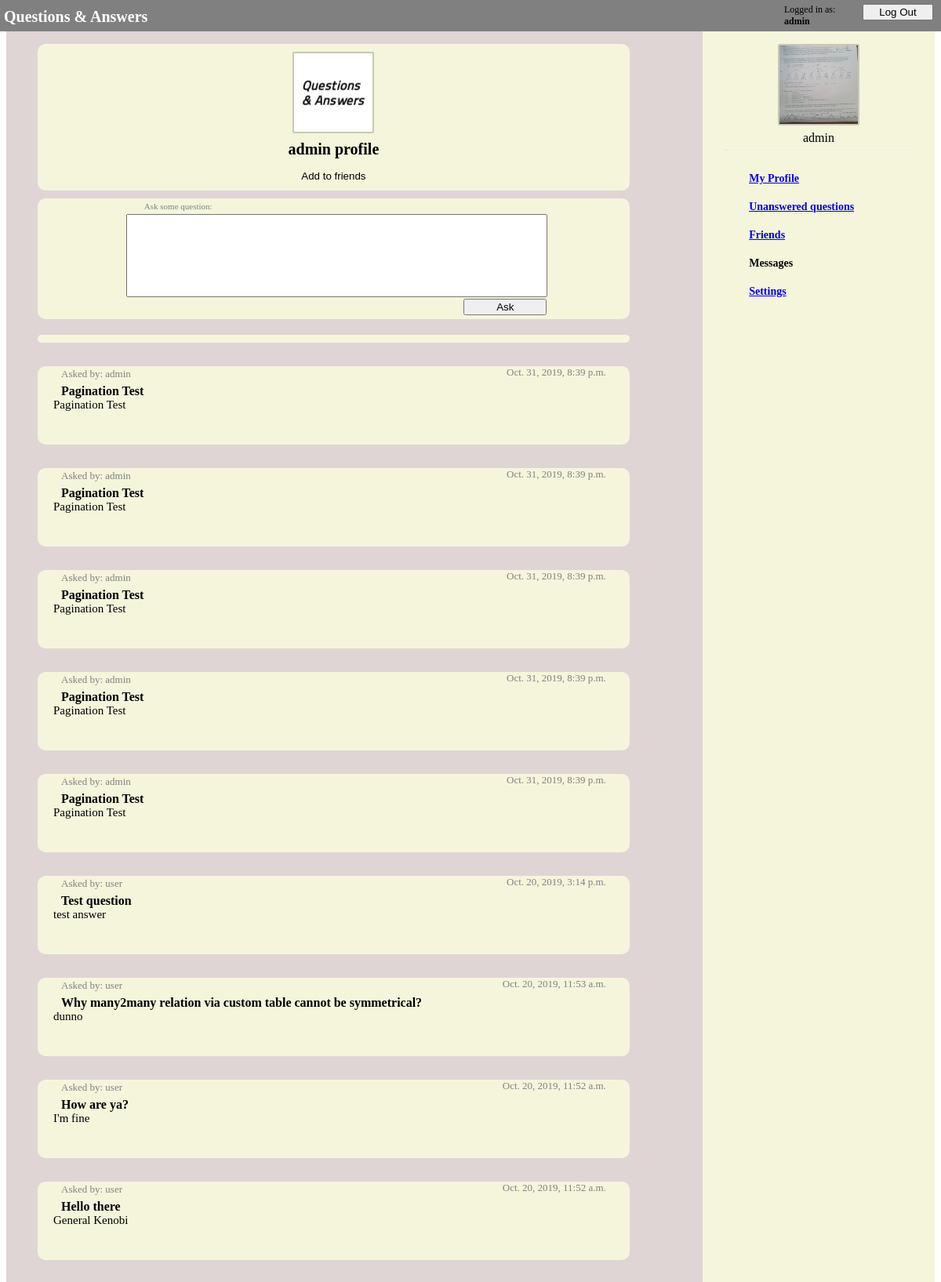
The app's page /ask/user/admin (signed in) with its own data.
### ask/models.py (models this page shows)
class UserModel(AbstractUser):
    friends = models.ManyToManyField(
        'self', through='FriendsModel', symmetrical=False)
    avatar = models.ImageField(null=True, upload_to=user_directory_path)

class QuestionModel(models.Model):
    owner = models.ForeignKey(
        UserModel, on_delete=models.CASCADE, related_name="questions_owner")
    asked_by = models.ForeignKey(
        UserModel, on_delete=models.PROTECT, related_name="questions_asked")
    content = models.CharField(max_length=1000)
    date = models.DateTimeField(auto_now_add=True)
    answer = models.OneToOneField(
        AnswerModel, null=True, on_delete=models.CASCADE)

class AnswerModel(models.Model):
    content = models.CharField(max_length=1000)
    date = models.DateTimeField(auto_now_add=True)

### ask/views.py (the view, shortened to what this page needs)
# urls.py: path('user/<str:username>', views.UserView.as_view(), name='user'),
class UserView(View, FormMixin, QuestionsMixIn, FriendsMixIn):
    form_class = QuestionForm
    def get(self, request, username):
        context = self.get_context(
            request.session['_auth_user_id'], username)
        return render(request, "ask/user.html", context=context)
    @QuestionsMixIn.add_num_unanswered_to_context
    @FriendsMixIn.add_num_invites_to_context
    @AvatarMinIn.add_avatar_to_context
    def get_context(self, logedin_user_id, username):
        viewed_user = UserModel.objects.get(username=username)
        questions_with_answers = self.questions_with_answers(viewed_user)
        is_friend_is_accepted = self.is_friend_is_accepted(
            logedin_user_id, viewed_user)
        context = {
            'username': username,
            'questions_with_answers': questions_with_answers,
            'is_friend': is_friend_is_accepted[0],
            'accepted': is_friend_is_accepted[1],
        }
        return context
    def is_friend_is_accepted(self, logedin_user_id, viewed_user):
        logedin_user = UserModel.objects.get(pk=logedin_user_id)
        try:
            friends = FriendsModel.objects.get(
                first=logedin_user, second=viewed_user)
        except FriendsModel.DoesNotExist:
            try:
                friends = FriendsModel.objects.get(
                    first=viewed_user, second=logedin_user)
            except FriendsModel.DoesNotExist:
                return False, False
            else:
                return True, friends.accepted
        else:
            return True, friends.accepted

### ask/view/MixIns.py (called while the page is built)
def get_user(user_id):
    if type(user_id) == int:
        user = UserModel.objects.get(pk=user_id)
    elif type(user_id) == str:
        user = UserModel.objects.get(pk=user_id)
    else:
        user = user_id
    return user

    def questions_with_answers(self, user):
        answered_questions = QuestionModel.objects.filter(
            owner=user).exclude(answer=None).order_by('date')[::-1]
        answers = [question.answer for question in answered_questions]
        return list(zip(answered_questions, answers))

    @staticmethod
    def add_num_unanswered_to_context(func, *args, **kwargs):
        def context_with_unanswered(self, *args, **kwargs):
            context = func(self, *args, **kwargs)
            user_id = args[0]
            context["num_unanswered"] = self.get_num_unanswered(user_id)
            return context
        return context_with_unanswered

    def get_num_unanswered(self, user_id):
        user = get_user(user_id)
        unanswered_questions = self.unanswered_questions(user)
        return len(unanswered_questions)

    def unanswered_questions(self, user):
        unanswered_questions = QuestionModel.objects.filter(
            owner=user).filter(answer=None)
        return unanswered_questions

    @staticmethod
    def add_num_invites_to_context(func, *args, **kwargs):
        def context_with_invites(self, *args, **kwargs):
            context = func(self, *args, **kwargs)
            user_id = args[0]
            context["num_invites"] = self.get_num_invites(user_id)
            return context
        return context_with_invites

    def get_num_invites(self, user_id):
        user = get_user(user_id)
        user_invites = self.user_friends(user, accepted=False)
        return len(user_invites)

    def user_friends(self, user, accepted=True):
        friends = list(user.friends.all())
        second_friends = [f.first for f in user.friends_second.all()]
        friends_accepted = [f.accepted for f in user.friendsmodel_set.all()]
        second_accepted = [f.accepted for f in user.friends_second.all()]
        friends_with_accepted = list(
            zip(friends + second_friends, friends_accepted + second_accepted))
        filtered = filter(lambda t: t[1] == accepted, friends_with_accepted)
        return [f[0] for f in filtered]

### ask/templates/ask/user.html (shortened to what this page needs)
{% extends "ask/navigation_bar.html" %}
{% load static %}
{%block styles %}
<link rel="stylesheet" type="text/css" href="{% static 'ask/navigation_bar.css' %}">
<link rel="stylesheet" type="text/css" href="{% static 'ask/questions.css' %}">
<link rel="stylesheet" type="text/css" href="{% static 'ask/user.css' %}">
{% endblock styles %}
{% block content %}
<div class="questions">
    <div class="question_user_block">
        <img src="{% static 'ask/default.png' %}" class="avatar">
        <p class="username">{{username}} profile</p>
        {% if not is_friend %}
        <form method="POST" class="add_to_friends_form" action="{% url 'ask:user' username %}">
            <input type="submit" class="add_to_friends" value="Add to friends">
        </form>
        {% endif %}
    </div>
    {% if request.session.logged_in %}
    <div class="ask_question">
        <form method="POST" action="{% url 'ask:user' username %}">
            <a class="prompt">Ask some question:</a>
            <input type="textarea" class="question_textbox" id="question_content" name="question_content" required>
            <br>
            <input type="submit" class="question_submit" value="Ask">
        </form>
    </div>
    <div class="bar_placeholder"></div>
    {% endif %}
    <div class="questions">
        {% for question, answer in questions_with_answers %}
        <div class="question_block">
            <a class="asked_by">Asked by: {{ question.asked_by.username }}</a>
            <a class="asked_date"> {{ question.date }} </a>
            <p class="question">{{ question.content }}</p>
            <p class="answer">{{ answer.content }}</p>
        </div>
        {% endfor %}
    </div>
</div>
{% endblock content %}

### ask/templates/ask/navigation_bar.html (shortened to what this page needs)
{% extends "ask/login_bar.html" %}
{% load static %}
{% block nav %}
<nav>
    <div class="nav_avatar_position">
        {% if user_avatar %}
        <img src="{{ user_avatar.url }}" class="nav_avatar">
        {% else %}
        <img src="{% static 'ask/default.png' %}" class="nav_avatar">
        {% endif %}
        <p class="nav_username">{{request.session.username}}</p>
        <hr class="nav_line">
    </div>
    <a href="{% url 'ask:profile' %}">My Profile</a>
    {% if num_unanswered > 0 %}
    <a href="{% url 'ask:unanswered' %}">Unanswered questions({{num_unanswered}})</a>
    {% else %}
    <a href="{% url 'ask:unanswered' %}">Unanswered questions</a>
    {% endif %}
    {% if num_invites %}
    <a href="{% url 'ask:friends' %}">Friends({{num_invites}})</a>
    {% else %}
    <a href="{% url 'ask:friends' %}">Friends</a>
    {% endif %}
    <a>Messages</a>
    <a href="{% url 'ask:settings' %}">Settings</a>
</nav>
{% endblock nav %}

### ask/templates/ask/login_bar.html (shortened to what this page needs)
{% load static %}
<!DOCTYPE html>
<html>
<head>
    <link rel="stylesheet" type="text/css" href="{% static 'ask/login_bar.css' %}">
    {% block styles %}
    {% endblock styles %}
</head>
<body>
    <div class="bar">
        <a class="logo" href="{% url 'ask:index' %}">Questions & Answers</a>
        <a></a>
        {% if request.session.logged_in %}
        <a class="logged_in_as">Logged in as: <b>{{request.session.username}}</b></a>
        <a href={% url "ask:logout" %}><input type="button" class="second_button" value="Log Out"></a>
        {% else %}
        <a href={% url "ask:login" %}><input type="button" class="first_button" value="Log In"></a>
        <a href={% url "ask:signup" %}><input type="button" class="second_button" value="Sign Up"></a>
        {% endif %}
    </div>
    <br>
    <main>
        {% block content %}{% endblock content %}
        {% block nav %}
        {% endblock nav %}
    </main>
</body>
</html>

### ask/static/ask/login_bar.css (style rules this page uses)
.bar { background-color: grey; width: 100%; height: 30px; padding: 10px 5px 5px 10px; position: fixed; left: -10px; top: -5px; display: grid; grid-template-columns: 250px 1fr 100px 100px; justify-content: right }
.logo { font-size: 20px; color: white; margin: 4px; padding: 1px; font-weight: bold; text-decoration: none; }
.logged_in_as { font-size: 12px; }
.second_button { width: 90px; }

### ask/static/ask/navigation_bar.css (style rules this page uses)
main { display: grid; grid-template-columns: 75% 25%; height: 100%; }
nav { border: 5px black; background-color: beige; width: 100%; height: 100%; min-height: 100vh; display: fixed; }
.nav_avatar_position { width: 100%; display: grid; margin-top: 30px; }
.nav_avatar { border: 2px solid rgba(46, 44, 44, 0.219); border-radius: 2px; width: 100px; height: 100px; margin: auto; }
.nav_username { text-align: center; margin-top: 7px; margin-bottom: 6px; }
.nav_line { margin-top: 0px; width: 80%; border-top: none; color: rgba(128, 128, 128, 0.356); }
nav a { font-weight: bold; font-size: 14px; margin: 20px; margin-left: 20%; display: block; }

### ask/static/ask/questions.css (style rules this page uses)
.questions { width: 100%; background-color: rgb(224, 213, 213); }
.question_block { display: table; background-color: beige; width: 85%; min-height: 100px; margin: 30px 40px; border-radius: 10px; overflow: auto; }
.asked_by { color: grey; margin-left: 30px; font-size: 13px; }
.asked_date { color: grey; font-size: 13px; float: right; margin-right: 30px; }
.question { font-weight: bold; font-size: 16px; margin: 5px 20px 0px 30px; }
.answer { font-size: 15px; margin: 0px 20px 10px 20px; }

### ask/static/ask/user.css (style rules this page uses)
.question_user_block { display: grid; background-color: beige; width: 85%; min-height: 20px; margin: 30px 40px 10px; border-radius: 10px; }
.avatar { border: 2px solid rgba(46, 44, 44, 0.219); border-radius: 2px; margin: auto; margin-top: 10px; }
.username { font-weight: bold; font-size: 20px; vertical-align: middle; height: 10px; line-height: 10px; text-align: center; margin-top: 15px; }
.add_to_friends_form { margin: auto; }
.add_to_friends { margin: auto; margin-bottom: 10px; width: 150px; border: none; background-color: inherit; }
.ask_question { display: grid; background-color: beige; width: 85%; min-height: 140px; margin: 10px 40px; border-radius: 10px; }
.prompt { font-size: 11px; display: inline; margin: 5px 15% 2px 18%; color: grey; }
.question_textbox { min-height: 100px; width: 70%; margin: 2px 15% 2px 15%; }
.question_submit { width: 14%; margin: 0px 15% 5px 72%; }
.bar_placeholder { display: grid; background-color: beige; width: 85%; min-height: 10px; margin: 20px 40px; border-radius: 10px; }

### records on screen
UserModel: session.username "admin", username "admin"
QuestionModel: asked_by.username "admin", date "Oct. 31, 2019, 8:39 p.m.", content "Pagination Test"
QuestionModel: asked_by.username "admin", date "Oct. 31, 2019, 8:39 p.m.", content "Pagination Test"
QuestionModel: asked_by.username "admin", date "Oct. 31, 2019, 8:39 p.m.", content "Pagination Test"
QuestionModel: asked_by.username "admin", date "Oct. 31, 2019, 8:39 p.m.", content "Pagination Test"
QuestionModel: asked_by.username "admin", date "Oct. 31, 2019, 8:39 p.m.", content "Pagination Test"
QuestionModel: asked_by.username "user", date "Oct. 20, 2019, 3:14 p.m.", content "Test question", content "test answer"
QuestionModel: asked_by.username "user", date "Oct. 20, 2019, 11:53 a.m.", content "Why many2many relation via custom table cannot be symmetrical?", content "dunno"
QuestionModel: asked_by.username "user", date "Oct. 20, 2019, 11:52 a.m.", content "How are ya?", content "I'm fine"
QuestionModel: asked_by.username "user", date "Oct. 20, 2019, 11:52 a.m.", content "Hello there", content "General Kenobi"
